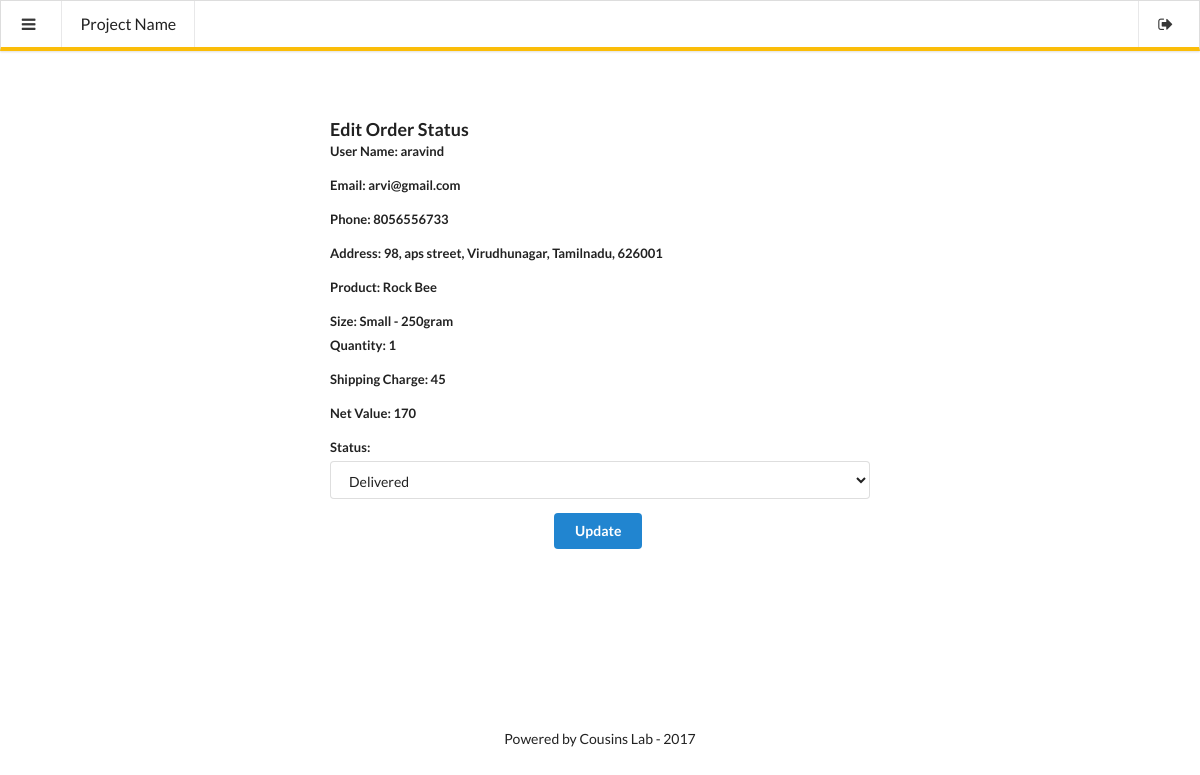
Page /admin/updateorder.php?oid=21 (signed in) on the committed database.
### tables this page shows
CREATE TABLE IF NOT EXISTS `orders` (
  `id` int(11) NOT NULL AUTO_INCREMENT,
  `userId` int(11) NOT NULL,
  `productId` varchar(255) NOT NULL,
  `size` varchar(50) NOT NULL,
  `quantity` int(11) NOT NULL,
  `orderDate` timestamp NOT NULL DEFAULT CURRENT_TIMESTAMP,
  `paymentMethod` varchar(50) DEFAULT NULL,
  `orderStatus` varchar(55) DEFAULT NULL,
  PRIMARY KEY (`id`)
);

CREATE TABLE IF NOT EXISTS `users` (
  `id` int(11) NOT NULL AUTO_INCREMENT,
  `name` varchar(255) NOT NULL,
  `email` varchar(255) NOT NULL,
  `contactno` bigint(11) NOT NULL,
  `password` varchar(255) NOT NULL,
  `shippingAddress` longtext NOT NULL,
  `shippingState` varchar(255) NOT NULL,
  `shippingCity` varchar(255) NOT NULL,
  `shippingPincode` int(11) NOT NULL,
  `regDate` timestamp NOT NULL DEFAULT CURRENT_TIMESTAMP,
  `updationDate` datetime NOT NULL DEFAULT CURRENT_TIMESTAMP,
  PRIMARY KEY (`id`)
);

CREATE TABLE IF NOT EXISTS `products` (
  `id` int(11) NOT NULL AUTO_INCREMENT,
  `subCategory` int(11) NOT NULL,
  `productName` varchar(255) NOT NULL,
  `productCompany` varchar(255) NOT NULL,
  `productPrice` int(11) NOT NULL,
  `productPriceBeforeDiscount` int(11) NOT NULL,
  `productDescription` longtext NOT NULL,
  `productImage` varchar(255) NOT NULL,
  `shippingCharge` int(11) NOT NULL,
  `productAvailability` int(11) NOT NULL DEFAULT '1',
  `postingDate` timestamp NOT NULL DEFAULT CURRENT_TIMESTAMP,
  `updationDate` varchar(255) NOT NULL,
  PRIMARY KEY (`id`)
);

### admin/updateorder.php (the view, shortened to what this page needs)
<?php
include('../includes/config.php');
?>
<!DOCTYPE html>
<html lang="en">
<head>
	<link rel="stylesheet" href="../assets/semantic-ui/dist/semantic.css">
	<link rel="stylesheet" href="../assets/css/main.css">
	<link rel="stylesheet" type="text/css" href="../assets/css/owl.carousel.css">
</head>
<body>
	<?php include('includes/menu-bar.php');?>
	<div class="pusher">
		<div class="ui stackable page grid">
			<div class="row section">
				<div class="four wide column">
				</div>
				<div class="eight wide column">
					<label class="ui header">Edit Order Status</label>
					<form class="ui form" method="get">
						<?php
							$sql = "SELECT users.name as username,users.email as useremail,users.contactno as usercontact,users.shippingAddress as shippingaddress,users.shippingCity as shippingcity,users.shippingState as shippingstate,users.shippingPincode as shippingpincode,products.productName as productname,products.shippingCharge as shippingcharge,orders.quantity as quantity,orders.size as size,orders.orderDate as orderdate,orders.orderStatus as ostatus,products.productPrice as productprice,orders.id as id  from orders join users on orders.userId=users.id join products on products.id=orders.productId where orders.id=".intval($_GET['oid']);
							$query = mysqli_query($connection,$sql);
							while($row=mysqli_fetch_array($query)){
						?>
						<div class="ui field">
							<label>User Name: <?php echo $row['username']; ?></label>
						</div>
						<div class="ui field">
							<label>Email: <?php echo $row['useremail']; ?></label>
						</div>
						<div class="ui field">
							<label>Phone: <?php echo $row['usercontact']; ?></label>
						</div>
						<div class="ui field">
							<label>Address: <?php echo $row['shippingaddress'].", ".$row['shippingcity'].", ".$row['shippingstate'].", ".$row['shippingpincode']; ?></label>
						</div>
						<div class="ui field">
							<label>Product: <?php echo $row['productname']; ?></label>
						</div>
						<div class="ui field">
							<?php
								$size=$row['size'];
								$qty=$row['quantity'];
								$cur_price = $row['productprice'];
								$shipping= $row['shippingcharge']; ?>
								<label name="size">
								Size:
								<?php if($size=="small"){
									$cur_price=$cur_price/4;
									echo "Small - 250gram";
								}elseif ($size=="medium") {
									$cur_price=$cur_price/2;
									echo "Medium - 500gram";
								}else{
									$cur_price=$cur_price;
									echo "Large - 1Kg";
								}
							?>
							</label>
							<label name="quantity">Quantity: <?php echo $qty; ?></label>
						</div>
						<div class="ui field">
							<label>Shipping Charge: <?php echo htmlentities($shipping);?></label>
						</div>
						<div class="ui field">
							<label>Net Value: <?php echo htmlentities(($qty*$cur_price)+$shipping);?></label>
						</div>
						<div class="ui field">
							<label>Status: </label>
							<select name="ostatus">
								<option value="delivered" <?php if($row['ostatus']=='delivered') echo "selected";?>>Delivered</option>
							</select>
						</div>
						<div class="ui field" align="center">
							<button type="submit" name="update" class="ui primary button">Update</button>
						</div>
						<?php
							}
						?>
					</form>
				</div>
			</div>
			<div class="row footer" align="center" style="padding: 10% !important;">
				<div class="column">
					Powered by Cousins Lab - 2017
				</div>
			</div>
		</div>
	</div>
</body>
</html>

### assets/css/main.css (style rules this page uses)
.ui.grid { padding: 0px !important; }
.ui.grid > .row { padding: 0px !important; }
.ui.grid > .row > .column { padding: 0px; }
.pusher { padding-top: 6% !important; }
.row.section { margin: 5% !important; }

### rows in the picture
orders: userId.name "aravind", userId.email "arvi@gmail.com", userId.contactno "8056556733", userId.shippingAddress "98, aps street", userId.shippingCity "Virudhunagar", userId.shippingState "Tamilnadu", userId.shippingPincode "626001", productId.productName "Rock Bee", size "Small - 250gram", quantity "1", productId.shippingCharge "45", ($qty*$cur_price)+$shipping "170", ostatus "Delivered"
